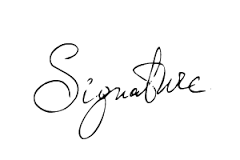
%> input picture signature_file.png, 240 x 160 px
$ octave article.m   (GNU Octave 9; MATLAB toolbox functions it lacks are replaced by stand-ins)
%> lines starting %> are read from the running program, lines starting %| are printed output that depends on the picture
### compressionTestLZW.m
function [dataOut, rate] = compressionTestLZW (dataIn, maxTableSize)
    num_bytes = length(dataIn);
    % initialize table
    table = containers.Map({char(0)}, {0});
    for i=1:255
       table(char(i)) = i;
    end

    % initialize variables

    w = '';
    counter = 256;
    lzw_output = [];

    % lzw compression algorithm
    for i=1:num_bytes
        k = dataIn(i);
        if table.isKey([w, k])
           w = [w, k];
        else
            table([w, k]) = counter;
            lzw_output  = [lzw_output table(w)];
            counter = counter + 1;
            w = char(k);
            % restart table if it's full
            if counter == maxTableSize
                counter = 256;
                table = containers.Map({char(0)}, {0});
                for a=1:255
                   table(char(a)) = a;
                end
            end
        end
    end
    lzw_output  = [lzw_output table(w)];
    num_compressed_bytes = length(lzw_output);


    dataOut = [];
    counter = 1;
    for i = 1:num_compressed_bytes
        d = max(9,ceil(log2(mod(i-1, maxTableSize-256)+256)));
        dataOut(counter:counter+d-1) = dec2bin(lzw_output(i), d) - '0';
        counter = counter + d;
    end

    rate = num_bytes*8/length(dataOut);
end

### testFile.m
function [] = testFile(dataIn, titleName)
    %% rate vs table's size analisys
    rates = [];
    for tableSize = 2.^(11:16)
        [compressed_bits, rate] = compressionTestLZW(dataIn, tableSize);

        rates = [rates rate];
        ilzw = decompressionTestLZW(compressed_bits, tableSize);
        error = sum(abs(ilzw - dataIn)) > 0;

        if error
           disp('error compressing/decompressing')
        end
    end
    ptableSize = 11:10+length(rates);
    figure,
    plot(ptableSize, rates);
    title(titleName)
    xlabel 'Sequence Size(bits)'
    ylabel 'Compression Rate'
    disp([titleName ' compression rate: ' num2str(max(rates))])

    %% execution time vs size
    times = [];
    for s = length(dataIn)/5:length(dataIn)/5:length(dataIn)
        tic
        [compressed_bits, rate] = compressionTestLZW(dataIn(1:s), tableSize);
        ilzw = decompressionTestLZW(compressed_bits, tableSize);
        times = [times toc];
    end
    figure,
    plot(20:20:100, times);
    title (titleName)
    xlabel 'Percent of File Compressed'
    ylabel 'Execution Time (seconds)'

end

### article.m
% set the environment

close all;
clear all;
clc;

%% signature image
disp '<--Testing signature image'
test_img = imread('signature_file.png');
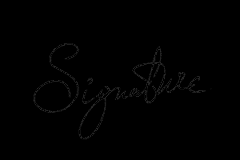
%> test_img: size 160x240 uint8; min 0, max 44, mean 1
bytes = test_img(:);
bytes = char(bytes);
%> bytes = 38400 items

testFile(bytes, 'Signature');
%> (the run ends here)
